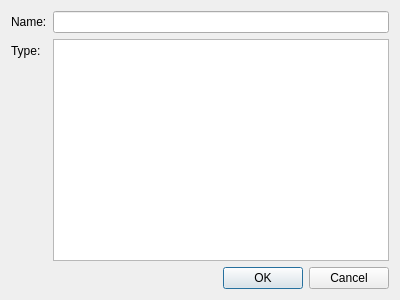
<?xml version="1.0" encoding="UTF-8"?>
<ui version="4.0">
 <class>AndroidFileDialog</class>
 <widget class="QDialog" name="AndroidFileDialog">
  <property name="geometry">
   <rect>
    <x>0</x>
    <y>0</y>
    <width>400</width>
    <height>300</height>
   </rect>
  </property>
  <property name="windowTitle">
   <string notr="true">Android File Dialog</string>
  </property>
  <layout class="QFormLayout" name="formLayout">
   <item row="0" column="0">
    <widget class="QLabel" name="nameLabel">
     <property name="text">
      <string>Name:</string>
     </property>
     <property name="buddy">
      <cstring>nameEdit</cstring>
     </property>
    </widget>
   </item>
   <item row="0" column="1">
    <widget class="QLineEdit" name="nameEdit"/>
   </item>
   <item row="1" column="0">
    <widget class="QLabel" name="typeLabel">
     <property name="text">
      <string>Type:</string>
     </property>
     <property name="buddy">
      <cstring>typeList</cstring>
     </property>
    </widget>
   </item>
   <item row="1" column="1">
    <widget class="QListWidget" name="typeList"/>
   </item>
   <item row="2" column="0" colspan="2">
    <widget class="QDialogButtonBox" name="buttons">
     <property name="standardButtons">
      <set>QDialogButtonBox::Cancel|QDialogButtonBox::Ok</set>
     </property>
    </widget>
   </item>
  </layout>
 </widget>
 <resources/>
 <connections/>
</ui>
